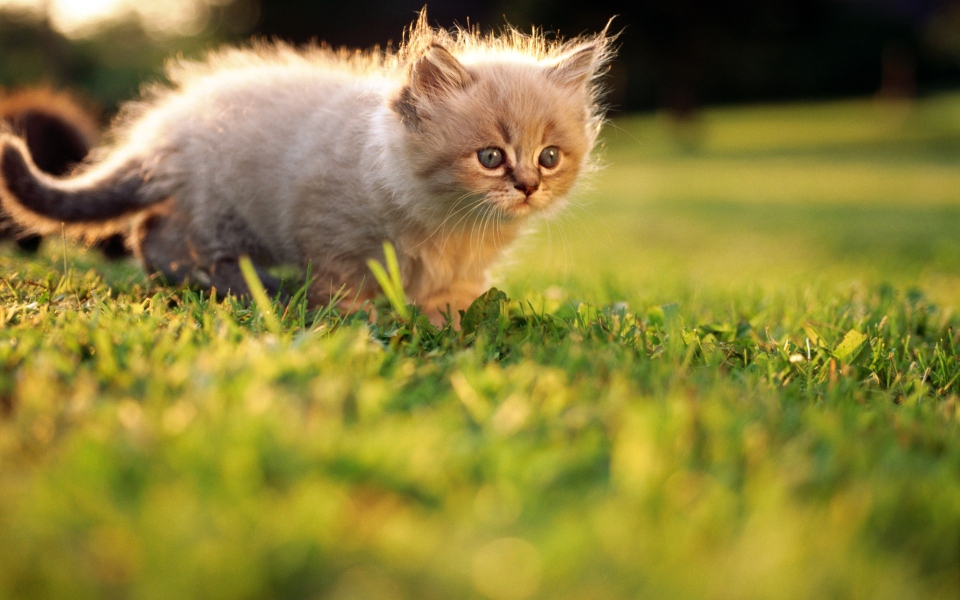
//> input picture Opencv-4/image/Cat.png, 1920 x 1200 px (shown at 1/2 size)
$ ./Test413   (built with g++ and OpenCV 4)
//> lines starting //> are read from the running program, lines starting //| are printed output that depends on the picture; after the words box and inside, x2 and y2 are one past the last pixel; in counts of white or black regions, pixels touching at a corner belong together
#include <iostream>
#include <opencv2/opencv.hpp>
#include <string>

using namespace std;
using namespace cv;

Mat image, img_display;
bool drawing = false;
bool selected = false;
Point start_point, end_point;

void mouseCallback(int event, int x, int y, int flags, void* userdata) {
    if (event == EVENT_LBUTTONDOWN) {
        drawing = true;
        selected = false;
        start_point = Point(x, y);
        end_point = Point(x, y);
        img_display = image.clone();
        cout << "📍 开始框选: (" << x << ", " << y << ")" << endl;
    }
    else if (event == EVENT_MOUSEMOVE && drawing) {
        end_point = Point(x, y);
        img_display = image.clone();

        int x1 = min(start_point.x, end_point.x);
        int y1 = min(start_point.y, end_point.y);
        int x2 = max(start_point.x, end_point.x);
        int y2 = max(start_point.y, end_point.y);

        rectangle(img_display, Point(x1, y1), Point(x2, y2), Scalar(255, 255, 200), 2);
        Vec3b pixel = image.at<Vec3b>(y, x);
        int b = pixel[0];
        int g = pixel[1];
        int r = pixel[2];

        string info = "(" + to_string(x) + ", " + to_string(y) + ")";
        string rgb_info = "RGB: (" + to_string(r) + ", " + to_string(g) + ", " + to_string(b) + ")";
        putText(img_display, info, Point(x + 10, y - 10),
                FONT_HERSHEY_SIMPLEX, 2, Scalar(0, 0, 255), 2);

        putText(img_display, rgb_info, Point(x + 50, y + 50),
                FONT_HERSHEY_SIMPLEX, 2, Scalar(0, 0, 255), 2);

        imshow("Image", img_display);
    }
    else if (event == EVENT_LBUTTONUP) {
        drawing = false;
        selected = true;
        end_point = Point(x, y);

        img_display = image.clone();

        int x1 = min(start_point.x, end_point.x);
        int y1 = min(start_point.y, end_point.y);
        int x2 = max(start_point.x, end_point.x);
        int y2 = max(start_point.y, end_point.y);

        rectangle(img_display, Point(x1, y1), Point(x2, y2), Scalar(0, 255, 0), 2);

        Rect select_rect(x1, y1, x2 - x1, y2 - y1);

        int center_x = (x1 + x2) / 2;
        int center_y = (y1 + y2) / 2;

        cout << "🎯 框中心点坐标: (" << center_x << ", " << center_y << ")" << endl;

        if (select_rect.width > 0 && select_rect.height > 0) {
            Mat cropped = image(select_rect);

            if (!cropped.empty()) {
                namedWindow("Selected Region", WINDOW_NORMAL);
                resizeWindow("Selected Region", 400, 400);
                imshow("Selected Region", cropped);
                cout << "📐 选中区域大小: " << cropped.cols << " x " << cropped.rows << endl;

                string save_path = "selected_region.jpg";
                imwrite(save_path, cropped);
                cout << "💾 已保存: " << save_path << endl;
            }
        } else {
            cout << "⚠️ 选区无效，请重新框选" << endl;
        }

        string center_info = "Center: (" + to_string(center_x) + ", " + to_string(center_y) + ")";
        putText(img_display, center_info, Point(center_x + 15, center_y - 10),
                FONT_HERSHEY_SIMPLEX, 2, Scalar(0, 0, 255), 2);

        imshow("Image", img_display);
    }
}

int main() {
    string image_path = "/home/epsilon/LOpencv/Opencv-4/image/Cat.png";

    image = imread(image_path);
//> image is the input picture: 1200 rows x 1920 cols, CV_8UC3; mean B, G, R 55.4, 127.7, 138.1

    if (image.empty()) {
        cout << "❌ 无法读取图片！请检查路径：" << image_path << endl;
        return -1;
    }
    cout << "✅ 图片加载成功！尺寸：" << image.cols << " x " << image.rows << endl;
//| ✅ 图片加载成功！尺寸：1920 x 1200

    img_display = image.clone();

    namedWindow("Image", WINDOW_NORMAL);
    resizeWindow("Image", 800, 600);
    setMouseCallback("Image", mouseCallback);

    imshow("Image", img_display);

    cout << "========================================" << endl;
    cout << "🐭 操作说明:" << endl;
    cout << "  1. 按下鼠标左键开始框选" << endl;
    cout << "  2. 拖动鼠标调整选区" << endl;
    cout << "  3. 松开鼠标完成框选" << endl;
    cout << "  4. 按 'r' 键重置" << endl;
    cout << "  5. 按 'q' 键退出" << endl;
    cout << "========================================" << endl;

    while (true) {
        char key = (char)waitKey(1);
//> the left mouse button is pressed at (480, 300)
//> the mouse is dragged to (960, 600)
//> the mouse is dragged to (1440, 900)
//> the button is released at (1440, 900)
//> call 4 of mouseCallback, with event = 4, x = 1440, y = 900, flags = 0
//> in mouseCallback (call 4), `rectangle(img_display, Point(x1, y1), Point(x2, y2), Scalar(0, 255, 0)..`:
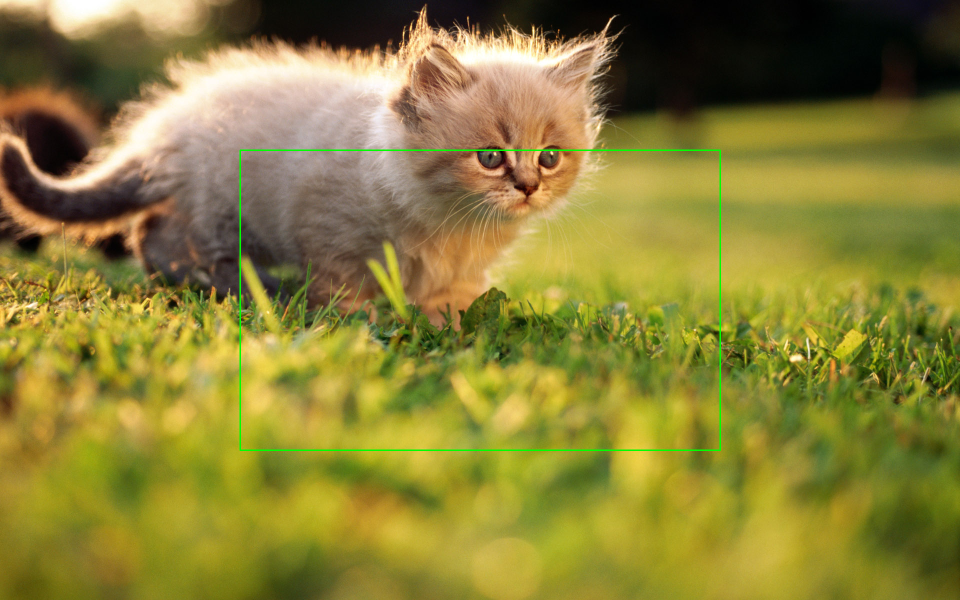
//> img_display: 1200 rows x 1920 cols, CV_8UC3 (shown at 1/2 size); mean B, G, R 55.1, 128.1, 137.5
//> in mouseCallback (call 4), `Mat cropped = image(select_rect);`:
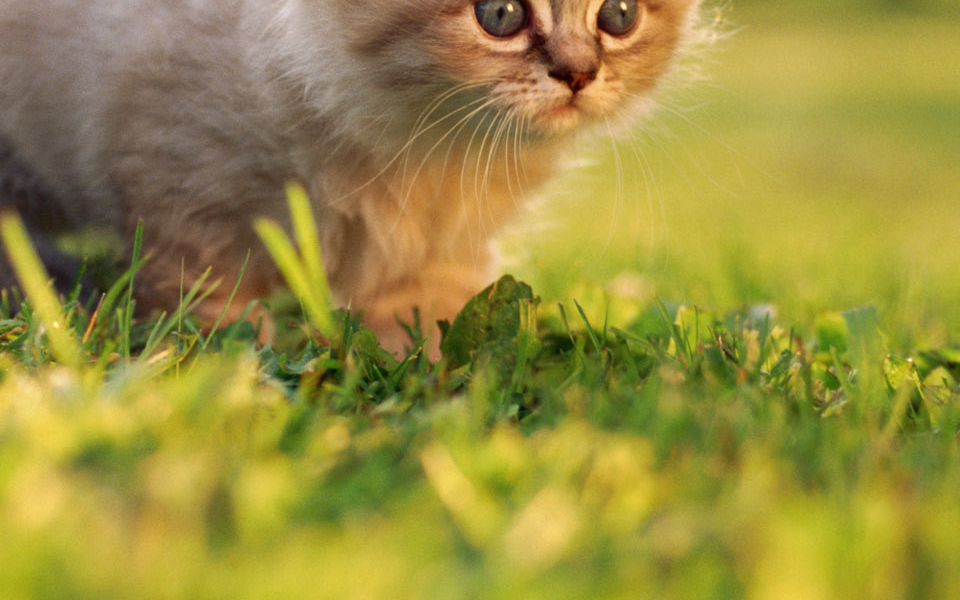
//> cropped: 600 rows x 960 cols, CV_8UC3; mean B, G, R 62.5, 141.9, 153.6
//| 📐 选中区域大小: 960 x 600
//> in mouseCallback (call 4), `putText(img_display, center_info, Point(center_x + 15, center_y - 10),..`:
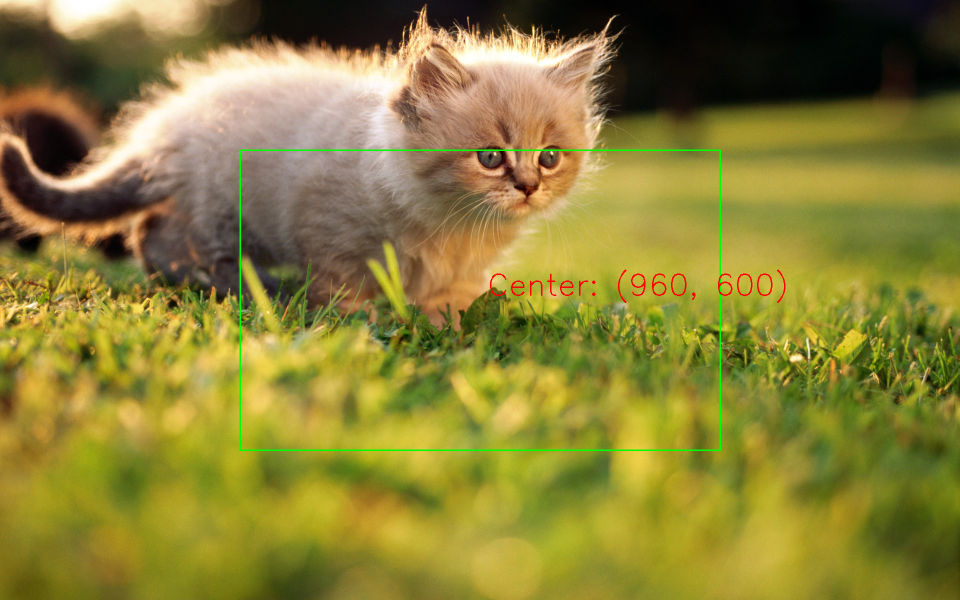
//> img_display: 1200 rows x 1920 cols, CV_8UC3 (shown at 1/2 size); 0.18% of pixels changed, all inside (x1, y1, x2, y2) = (980, 539, 1571, 606)
//> the 'q' key is pressed

        if (key == 'r' || key == 'R') {
            drawing = false;
            selected = false;
            img_display = image.clone();
            imshow("Image", img_display);
            destroyWindow("Selected Region");
            cout << "🔄 已重置" << endl;
        }

        if (key == 'q' || key == 'Q') {
            break;
        }
    }

    destroyAllWindows();
    return 0;
}
